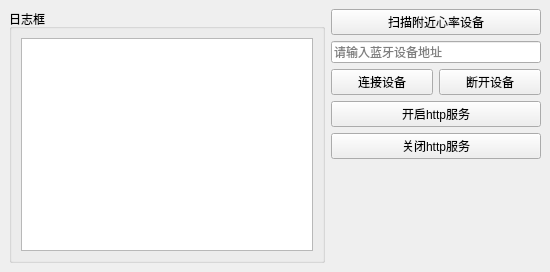
<?xml version="1.0" encoding="UTF-8"?>
<ui version="4.0">
 <class>MainWindow</class>
 <widget class="QMainWindow" name="MainWindow">
  <property name="geometry">
   <rect>
    <x>0</x>
    <y>0</y>
    <width>550</width>
    <height>272</height>
   </rect>
  </property>
  <property name="windowTitle">
   <string>MainWindow</string>
  </property>
  <widget class="QWidget" name="centralwidget">
   <layout class="QHBoxLayout" name="horizontalLayout" stretch="3,2">
    <item>
     <layout class="QVBoxLayout" name="verticalLayout_2">
      <item>
       <widget class="QGroupBox" name="groupBox">
        <property name="title">
         <string>日志框</string>
        </property>
        <layout class="QGridLayout" name="gridLayout">
         <item row="0" column="0">
          <widget class="QTextBrowser" name="textBrowser"/>
         </item>
        </layout>
       </widget>
      </item>
     </layout>
    </item>
    <item>
     <layout class="QVBoxLayout" name="verticalLayout" stretch="1,0,1,1,1,0">
      <property name="sizeConstraint">
       <enum>QLayout::SizeConstraint::SetDefaultConstraint</enum>
      </property>
      <item>
       <widget class="QPushButton" name="pushButton_findDevice">
        <property name="text">
         <string>扫描附近心率设备</string>
        </property>
       </widget>
      </item>
      <item>
       <widget class="QLineEdit" name="lineEdit">
        <property name="inputMask">
         <string/>
        </property>
        <property name="text">
         <string/>
        </property>
        <property name="readOnly">
         <bool>false</bool>
        </property>
        <property name="placeholderText">
         <string>请输入蓝牙设备地址</string>
        </property>
       </widget>
      </item>
      <item>
       <layout class="QHBoxLayout" name="horizontalLayout_3">
        <item>
         <widget class="QPushButton" name="pushButton">
          <property name="text">
           <string>连接设备</string>
          </property>
         </widget>
        </item>
        <item>
         <widget class="QPushButton" name="pushButton_2">
          <property name="text">
           <string>断开设备</string>
          </property>
         </widget>
        </item>
       </layout>
      </item>
      <item>
       <widget class="QPushButton" name="pushButton_openHttp">
        <property name="text">
         <string>开启http服务</string>
        </property>
       </widget>
      </item>
      <item>
       <widget class="QPushButton" name="pushButton_closeHttp">
        <property name="text">
         <string>关闭http服务</string>
        </property>
       </widget>
      </item>
      <item>
       <spacer name="verticalSpacer_2">
        <property name="orientation">
         <enum>Qt::Orientation::Vertical</enum>
        </property>
        <property name="sizeHint" stdset="0">
         <size>
          <width>20</width>
          <height>4000</height>
         </size>
        </property>
       </spacer>
      </item>
     </layout>
    </item>
   </layout>
  </widget>
 </widget>
 <resources/>
 <connections/>
</ui>
